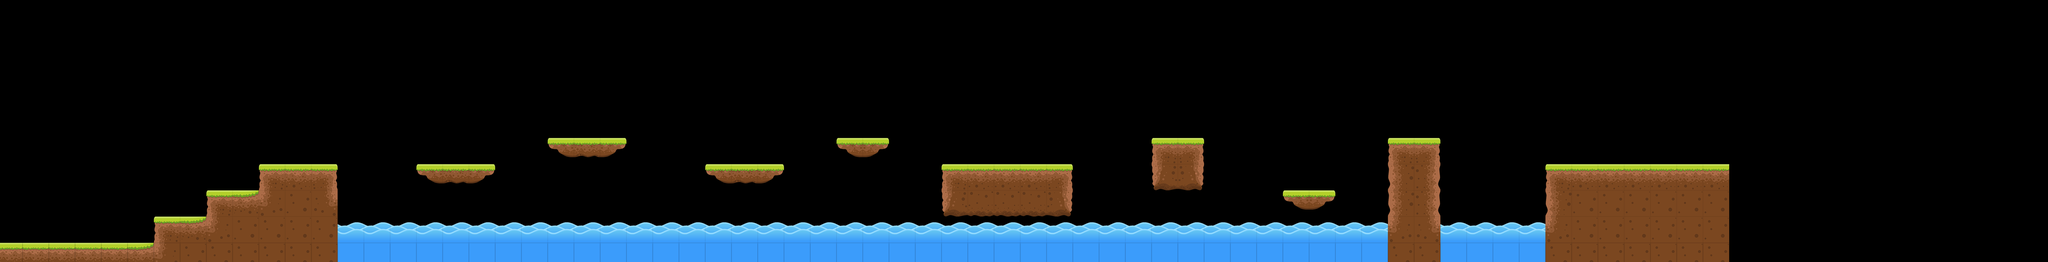

Rendered tile map (Tiled .tmx) drawn with the repository's tilesets; below, a short description and the full map source, tile grids included:
An orthogonal 78x10 tile map with 64x64 px tiles, 1 tile layer (Tile Layer 1).

<map version="1.0" tiledversion="1.0.3" orientation="orthogonal" renderorder="left-up" width="78" height="10" tilewidth="64" tileheight="64" nextobjectid="1">
 <tileset firstgid="1" name="tileset" tilewidth="64" tileheight="64" tilecount="20" columns="5">
  <image source="../../images/tilesets/tileset.png" width="320" height="256" />
 </tileset>
 <layer name="Tile Layer 1" width="78" height="10" offsetx="-777" offsety="17">
  <data encoding="csv">
0,0,0,0,0,0,0,0,0,0,0,0,0,0,0,0,0,0,0,0,0,0,0,0,0,0,0,0,0,0,0,0,0,0,0,0,0,0,0,0,0,0,0,0,0,0,0,0,0,0,0,0,0,0,0,0,0,0,0,0,0,0,0,0,0,0,0,0,0,0,0,0,0,0,0,0,0,0,
0,0,0,0,0,0,0,0,0,0,0,0,0,0,0,0,0,0,0,0,0,0,0,0,0,0,0,0,0,0,0,0,0,0,0,0,0,0,0,0,0,0,0,0,0,0,0,0,0,0,0,0,0,0,0,0,0,0,0,0,0,0,0,0,0,0,0,0,0,0,0,0,0,0,0,0,0,0,
0,0,0,0,0,0,0,0,0,0,0,0,0,0,0,0,0,0,0,0,0,0,0,0,0,0,0,0,0,0,0,0,0,0,0,0,0,0,0,0,0,0,0,0,0,0,0,0,0,0,0,0,0,0,0,0,0,0,0,0,0,0,0,0,0,0,0,0,0,0,0,0,0,0,0,0,0,0,
0,0,0,0,0,0,0,0,0,0,0,0,0,0,0,0,0,0,0,0,0,0,0,0,0,0,0,0,0,0,0,0,0,0,0,0,0,0,0,0,0,0,0,0,0,0,0,0,0,0,0,0,0,0,0,0,0,0,0,0,0,0,0,0,0,0,0,0,0,0,0,0,0,0,0,0,0,0,
0,0,0,0,0,0,0,0,0,0,0,0,0,0,0,0,0,0,0,0,0,0,0,0,0,0,0,0,0,0,0,0,0,0,0,0,0,0,0,0,0,0,0,0,0,0,0,0,0,0,0,0,0,0,0,0,0,0,0,0,0,0,0,0,0,0,0,0,0,0,0,0,0,0,0,0,0,0,
0,0,0,0,0,0,0,0,0,0,0,0,0,0,0,0,0,0,0,0,0,0,0,0,0,0,0,0,0,0,0,0,0,16,17,18,0,0,0,0,0,0,0,0,16,18,0,0,0,0,0,0,0,0,0,0,1,3,0,0,0,0,0,0,0,1,3,0,0,0,0,0,0,0,0,0,0,0,
0,0,0,0,0,0,0,0,0,0,0,0,0,0,0,0,0,0,0,0,0,0,1,2,3,0,0,0,16,17,18,0,0,0,0,0,0,0,0,16,17,18,0,0,0,0,0,0,1,2,2,2,3,0,0,0,14,15,0,0,0,0,0,0,0,6,8,0,0,0,0,1,2,2,2,2,2,2,
0,0,0,0,0,0,0,0,0,0,0,0,0,0,0,0,0,0,0,0,1,9,11,7,13,0,0,0,0,0,0,0,0,0,0,0,0,0,0,0,0,0,0,0,0,0,0,0,14,12,12,12,15,0,0,0,0,0,0,0,0,16,18,0,0,6,8,0,0,0,0,6,7,7,7,7,7,7,
2,2,2,2,2,2,2,2,2,2,3,0,0,0,0,0,0,0,1,9,11,7,7,7,7,5,5,5,5,5,5,5,5,5,5,5,5,5,5,5,5,5,5,5,5,5,5,5,5,5,5,5,5,5,5,5,5,5,5,5,5,5,5,5,5,11,13,5,5,5,5,11,7,7,7,7,7,7,
7,7,7,7,7,7,7,7,7,7,13,4,2,2,2,2,2,9,11,7,7,7,7,7,7,10,10,10,10,10,10,10,10,10,10,10,10,10,10,10,10,10,10,10,10,10,10,10,10,10,10,10,10,10,10,10,10,10,10,10,10,10,10,10,10,7,7,10,10,10,10,7,7,7,7,7,7,7
</data>
 </layer>
</map>